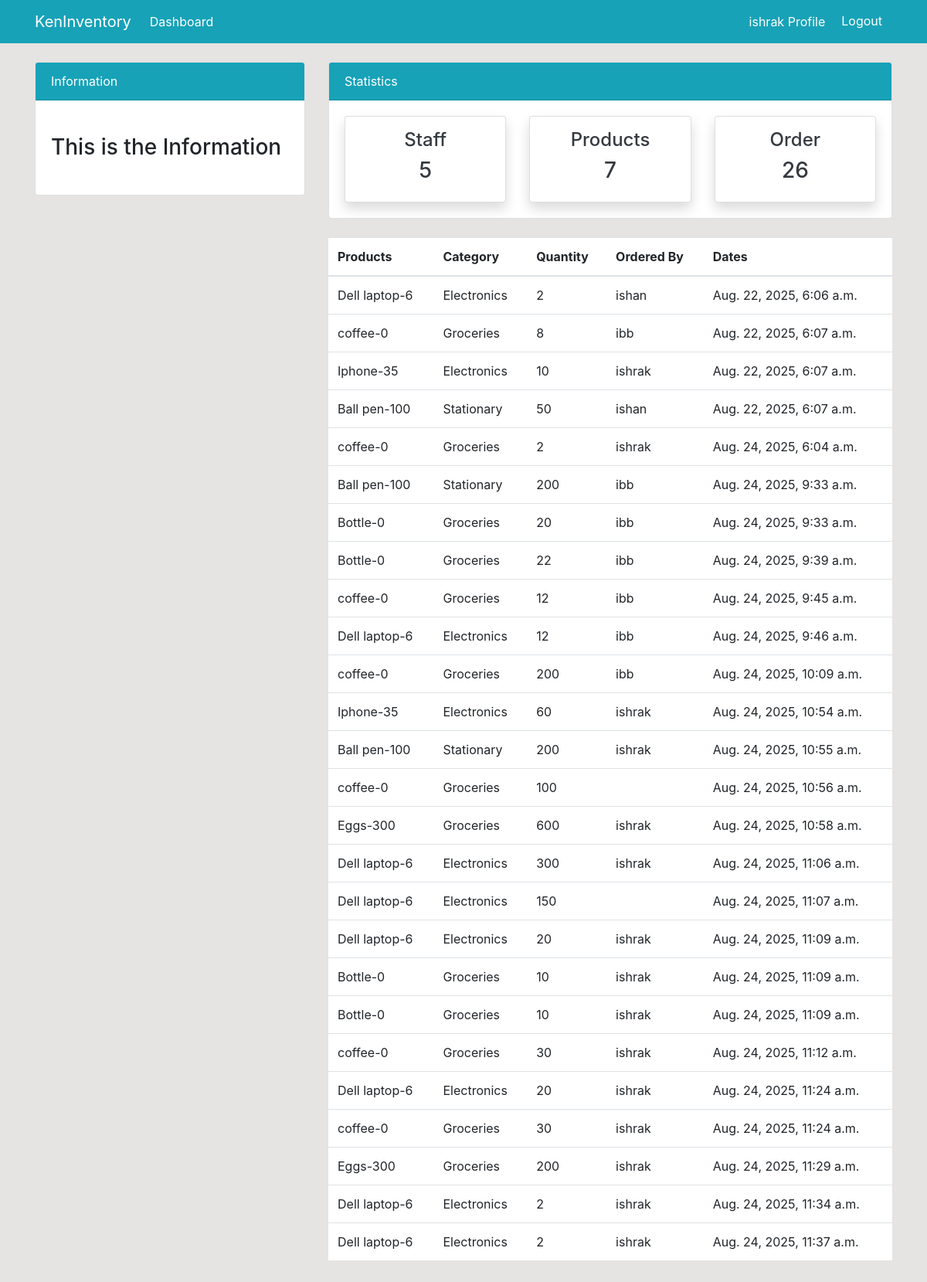
Screenshot of /order/ (signed in) with the database file from the repository.
### dashboard/models.py (models this page shows, shortened)
class Order(models.Model):
    products=models.ForeignKey(Products, on_delete=models.CASCADE,null=True)
    staff=models.ForeignKey(User,models.CASCADE,null=True)
    order_quantity=models.PositiveIntegerField(null=True)
    date=models.DateTimeField(auto_now_add=True)

class Products(models.Model):
    name=models.CharField(max_length=100,null=True)
    category=models.CharField(max_length=200,choices=CATEGORY,null=True)
    quantity=models.PositiveIntegerField(null=True)
    def __str__(self):
        return f'{self.name}-{self.quantity}'

### dashboard/views.py (the view)
# urls.py: path('order/',views.order_list,name='dashboard-order'),
@login_required
def order_list(request):
    orders= Order.objects.all()
    orders_count=orders.count()
    products_count=Products.objects.all().count()
    workers_count=User.objects.all().count()
    context={
        'orders':orders,
        'workers_count':workers_count,
        'orders_count':orders_count,
        'products_count':products_count,
    }
    return render(request,"dashboard/order.html",context)

### templates/dashboard/order.html (shortened to what this page needs)
{% extends 'partials/base.html' %}
 {% block content %}
  {% include 'partials/topnav.html' %}
    <div class="container">
          <div class="row my-4">
                <div class="col-md-4">
                </div>
                <div class="col-md-8">
                  <table class="table bg-white">
  <thead class="bg-info">
    <tr class='bg-white'>
      <th scope="col">Products</th>
      <th scope="col">Category</th>
      <th scope="col">Quantity</th>
      <th scope="col">Ordered By</th>
      <th scope="col">Dates</th>
    </tr>
  </thead>
  <tbody>
    {% for orders in orders %}
    <tr>
      <td>{{orders.products }}</td>
      <td>{{orders.products.category}}</td>
      <td>{{orders.order_quantity}}</td>
      <td>
        {{orders.staff.username}}
      </td>
      <td>
        {{orders.date}}
      </td>
    </tr>
    {% endfor %}
  </tbody>
</table>
</div>
</div>
</div>
{% endblock%}

### templates/partials/nav.html (shortened to what this page needs)
<nav class="navbar navbar-expand-lg navbar-info bg-info">
  {% if user.is_authenticated %}
      <div class="container">
        <a class="navbar-brand text-white" href="{% url 'dashboard-index' %}">KenInventory</a>
        <div class="collapse navbar-collapse" id="navbarSupportedContent">
          <ul class="navbar-nav mr-auto">
            <li class="nav-item active">
              <a class="nav-link text-white" href="{% url 'dashboard-index' %}"
                >Dashboard <span class="sr-only">(current)</span></a
              >
            </li>
          </ul>
          <ul class="navbar-nav ml-auto">
            <li class="nav-item active">
              <a class="nav-link text-white" href="{% url 'user-profile' %}"
                >{{user.username}} Profile <span class="sr-only">(current)</span></a
              >
            </li>
            <li class="nav-item">
              <form method="post" action="{% url 'logout' %}" style="display:inline;">
                  <button type="submit" class="btn btn-link text-white" style="text-decoration:none;">
                       Logout
                  </button>
              </form>
            </li>
          </ul>
          {% endif %}
        </div>
      </div>
    </nav>

### static/style.css (style rules this page uses)
body { background: rgb(230,227,227); }

### rows the page displays
Order: products "Dell laptop-6", products.category "Electronics", order_quantity "2", staff.username "ishan", date "Aug. 22, 2025, 6:06 a.m."
Order: products "coffee-0", products.category "Groceries", order_quantity "8", staff.username "ibb", date "Aug. 22, 2025, 6:07 a.m."
Order: products "Iphone-35", products.category "Electronics", order_quantity "10", staff.username "ishrak", date "Aug. 22, 2025, 6:07 a.m."
Order: products "Ball pen-100", products.category "Stationary", order_quantity "50", staff.username "ishan", date "Aug. 22, 2025, 6:07 a.m."
Order: products "coffee-0", products.category "Groceries", order_quantity "2", staff.username "ishrak", date "Aug. 24, 2025, 6:04 a.m."
Order: products "Ball pen-100", products.category "Stationary", order_quantity "200", staff.username "ibb", date "Aug. 24, 2025, 9:33 a.m."
Order: products "Bottle-0", products.category "Groceries", order_quantity "20", staff.username "ibb", date "Aug. 24, 2025, 9:33 a.m."
Order: products "Bottle-0", products.category "Groceries", order_quantity "22", staff.username "ibb", date "Aug. 24, 2025, 9:39 a.m."
Order: products "coffee-0", products.category "Groceries", order_quantity "12", staff.username "ibb", date "Aug. 24, 2025, 9:45 a.m."
Order: products "Dell laptop-6", products.category "Electronics", order_quantity "12", staff.username "ibb", date "Aug. 24, 2025, 9:46 a.m."
Order: products "coffee-0", products.category "Groceries", order_quantity "200", staff.username "ibb", date "Aug. 24, 2025, 10:09 a.m."
Order: products "Iphone-35", products.category "Electronics", order_quantity "60", staff.username "ishrak", date "Aug. 24, 2025, 10:54 a.m."
Order: products "Ball pen-100", products.category "Stationary", order_quantity "200", staff.username "ishrak", date "Aug. 24, 2025, 10:55 a.m."
Order: products "coffee-0", products.category "Groceries", order_quantity "100", date "Aug. 24, 2025, 10:56 a.m."
Order: products "Eggs-300", products.category "Groceries", order_quantity "600", staff.username "ishrak", date "Aug. 24, 2025, 10:58 a.m."
Order: products "Dell laptop-6", products.category "Electronics", order_quantity "300", staff.username "ishrak", date "Aug. 24, 2025, 11:06 a.m."
Order: products "Dell laptop-6", products.category "Electronics", order_quantity "150", date "Aug. 24, 2025, 11:07 a.m."
Order: products "Dell laptop-6", products.category "Electronics", order_quantity "20", staff.username "ishrak", date "Aug. 24, 2025, 11:09 a.m."
Order: products "Bottle-0", products.category "Groceries", order_quantity "10", staff.username "ishrak", date "Aug. 24, 2025, 11:09 a.m."
Order: products "Bottle-0", products.category "Groceries", order_quantity "10", staff.username "ishrak", date "Aug. 24, 2025, 11:09 a.m."
Order: products "coffee-0", products.category "Groceries", order_quantity "30", staff.username "ishrak", date "Aug. 24, 2025, 11:12 a.m."
Order: products "Dell laptop-6", products.category "Electronics", order_quantity "20", staff.username "ishrak", date "Aug. 24, 2025, 11:24 a.m."
Order: products "coffee-0", products.category "Groceries", order_quantity "30", staff.username "ishrak", date "Aug. 24, 2025, 11:24 a.m."
Order: products "Eggs-300", products.category "Groceries", order_quantity "200", staff.username "ishrak", date "Aug. 24, 2025, 11:29 a.m."
Order: products "Dell laptop-6", products.category "Electronics", order_quantity "2", staff.username "ishrak", date "Aug. 24, 2025, 11:34 a.m."
Order: products "Dell laptop-6", products.category "Electronics", order_quantity "2", staff.username "ishrak", date "Aug. 24, 2025, 11:37 a.m."

### other values shown
{{ user.username }} "ishrak"
{{ workers_count }} "5"
{{ products_count }} "7"
{{ orders_count }} "26"
